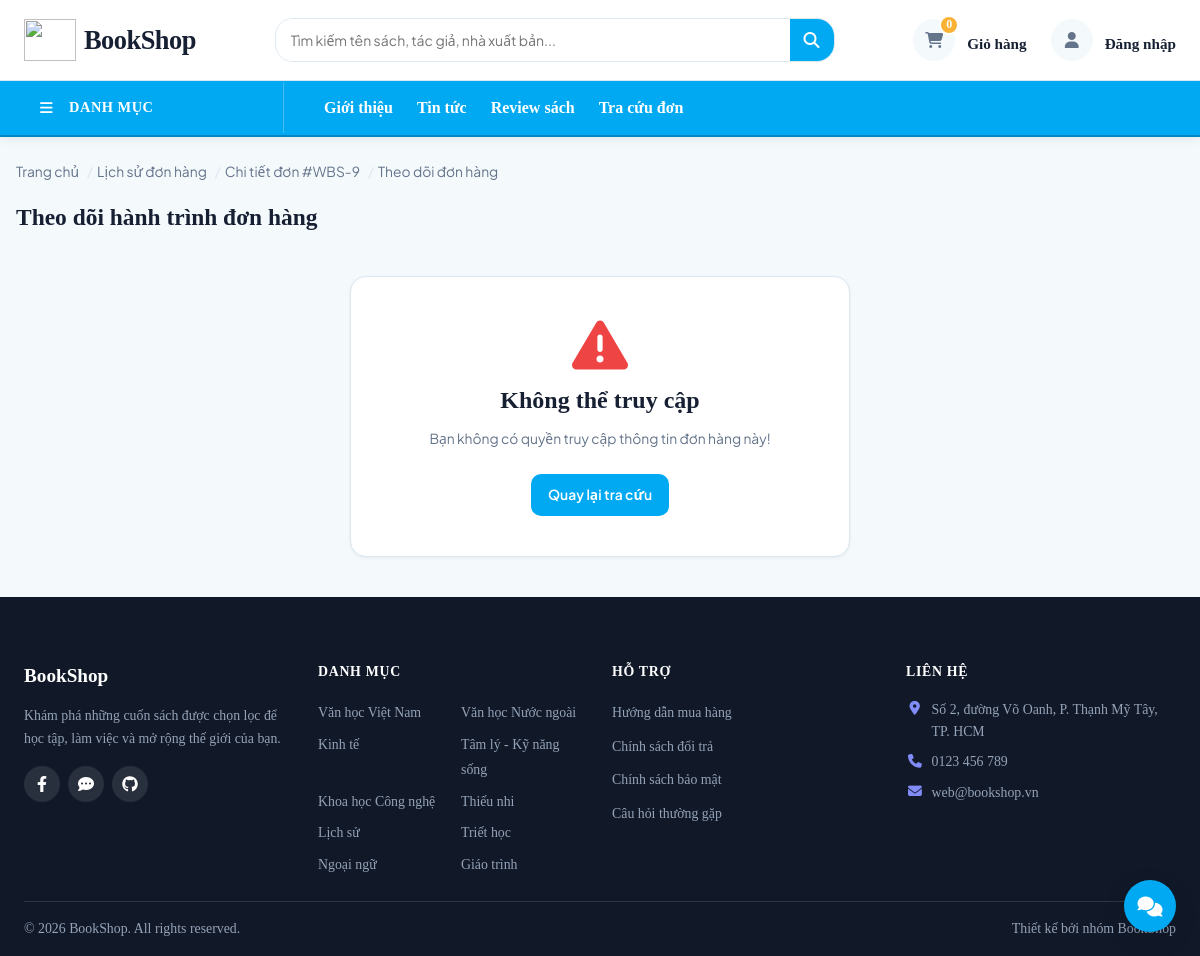
/cart/tracking.php?id=9, run on the app's committed database.
### tables this page shows
CREATE TABLE `payment` (
  `PaymentID` int(11) NOT NULL AUTO_INCREMENT,
  `OrderID` int(11) DEFAULT NULL,
  `PaymentMethod` varchar(50) NOT NULL,
  `PaymentStatus` enum('Pending','Completed','Failed','Refunded') DEFAULT 'Pending',
  `PaymentDate` datetime DEFAULT NULL,
  PRIMARY KEY (`PaymentID`),
  KEY `fk_payment_order` (`OrderID`),
  CONSTRAINT `fk_payment_order` FOREIGN KEY (`OrderID`) REFERENCES `order` (`OrderID`) ON DELETE CASCADE
);

CREATE TABLE `order` (
  `OrderID` int(11) NOT NULL AUTO_INCREMENT,
  `CustomerID` int(11) DEFAULT NULL,
  `EmployeeID` int(11) DEFAULT NULL,
  `VoucherID` int(11) DEFAULT NULL,
  `OrderDate` datetime DEFAULT current_timestamp(),
  `ShippingAddress` text NOT NULL,
  `OrderStatus` enum('Pending','Processing','Shipped','Delivered','Cancelled') DEFAULT 'Pending',
  `TotalAmount` decimal(15,2) NOT NULL,
  `Note` text DEFAULT NULL,
  PRIMARY KEY (`OrderID`),
  KEY `fk_order_user` (`CustomerID`),
  KEY `fk_order_voucher` (`VoucherID`),
  KEY `fk_order_employee` (`EmployeeID`),
  CONSTRAINT `fk_order_employee` FOREIGN KEY (`EmployeeID`) REFERENCES `user` (`CustomerID`) ON DELETE SET NULL,
  CONSTRAINT `fk_order_user` FOREIGN KEY (`CustomerID`) REFERENCES `user` (`CustomerID`) ON DELETE CASCADE,
  CONSTRAINT `fk_order_voucher` FOREIGN KEY (`VoucherID`) REFERENCES `voucher` (`VoucherID`) ON DELETE SET NULL
);

CREATE TABLE `category` (
  `CategoryID` int(11) NOT NULL AUTO_INCREMENT,
  `CategoryName` varchar(100) NOT NULL,
  `Description` text DEFAULT NULL,
  PRIMARY KEY (`CategoryID`)
);

### config/db.php (called while the page is built, shortened)
<?php
if (!function_exists('url')) {
    function url($path = '')
    {
        return '/BookShop/' . ltrim($path, '/');
    }
}
?>

### cart/tracking.php (the view, shortened to what this page needs)
<?php
require_once '../config/db.php';
$orderId = isset($_GET['id']) ? intval($_GET['id']) : 0;
$inputPhone = isset($_GET['phone']) ? trim($_GET['phone']) : '';
$order = null;
$isAuthorized = false;
$verifyError = '';
if ($orderId > 0) {
    $sql = "
        SELECT o.OrderID, o.CustomerID, o.OrderDate, o.ShippingAddress, o.OrderStatus, p.PaymentMethod
        FROM `order` o
        LEFT JOIN `payment` p ON o.OrderID = p.OrderID
        WHERE o.OrderID = ?
    ";
    $stmt = $conn->prepare($sql);
    $stmt->bind_param("i", $orderId);
    $stmt->execute();
    $res = $stmt->get_result();
    if ($res->num_rows > 0) {
        $order = $res->fetch_assoc();
    }
    if ($order) {
        $currentCustomerId = isset($_SESSION['user']) ? intval($_SESSION['user']['id']) : 0;
        if ($order['CustomerID'] !== null) {
            if ($order['CustomerID'] === $currentCustomerId) {
                $isAuthorized = true;
            } else {
                $verifyError = 'Bạn không có quyền truy cập thông tin đơn hàng này!';
            }
        }
    } else {
        $verifyError = 'Đơn hàng không tồn tại trên hệ thống!';
    }
}
include '../includes/header.php';
?>
<main class="order-container order-tracking-page">
    <ul class="breadcrumbs">
        <li><a href="<?= url('/') ?>">Trang chủ</a></li>
        <li><a href="history.php">Lịch sử đơn hàng</a></li>
        <?php if ($order): ?>
            <li><a href="detail.php?id=<?= $orderId ?>">Chi tiết đơn #WBS-<?= $orderId ?></a></li>
            <li>Theo dõi đơn hàng</li>
        <?php else: ?>
            <li>Tra cứu hành trình đơn hàng</li>
        <?php endif; ?>
    </ul>
    <div class="order-title-section">
        <h1 class="order-title">Theo dõi hành trình đơn hàng</h1>
    </div>
    <?php if (!$order || ($order['CustomerID'] !== null && !$isAuthorized)): ?>
        <?php if ($orderId <= 0): ?>
            <div class="tracking-lookup-card">
                <i class="fa-solid fa-map-location-dot tracking-lookup-card__icon" aria-hidden="true"></i>
                <h2 class="tracking-lookup-card__title">Tra cứu hành trình đơn hàng</h2>
                <p class="tracking-lookup-card__description">Nhập Mã đơn hàng và Số điện thoại đặt hàng để tra cứu hành trình vận chuyển.</p>
                <?php if (!empty($verifyError)): ?>
                    <div class="alert alert--error tracking-alert">
                        <i class="fa-solid fa-circle-exclamation" aria-hidden="true"></i><?= htmlspecialchars($verifyError) ?>
                    </div>
                <?php endif; ?>
                <form method="GET" action="tracking.php" class="tracking-lookup-form">
                <div>
                        <label class="form-label">Mã đơn hàng <span class="required-mark">*</span></label>
                        <input type="number" name="id" class="form-control" placeholder="Ví dụ: 1, 2..." required min="1">
                    </div>
                    <div>
                        <label class="form-label">Số điện thoại nhận hàng <?= isset($_SESSION['user']) ? '<span class="optional-mark">(Không bắt buộc với thành viên)</span>' : '<span class="required-mark">*</span>' ?></label>
                        <input type="text" name="phone" class="form-control" placeholder="Nhập số điện thoại đặt hàng..." <?= isset($_SESSION['user']) ? '' : 'required' ?> value="<?= htmlspecialchars($inputPhone) ?>">
                    </div>
                    <button type="submit" class="btn btn--primary">Tra cứu ngay</button>
                </form>
            </div>
        <?php else: ?>
            <div class="tracking-error-card">
                <i class="fa-solid fa-triangle-exclamation tracking-error-card__icon" aria-hidden="true"></i>
                <h2 class="tracking-error-card__title">Không thể truy cập</h2>
                <p class="tracking-error-card__description"><?= !empty($verifyError) ? htmlspecialchars($verifyError) : 'Đơn hàng không tồn tại hoặc bạn không có quyền truy cập.' ?></p>
                <a href="tracking.php" class="btn btn--primary">Quay lại tra cứu</a>
            </div>
        <?php endif; ?>
    <?php endif; ?>
</main>
<?php include '../includes/footer.php'; ?>
</body>
</html>

### includes/footer.php (shortened to what this page needs)
<?php
$footer_categories = [];
if (isset($global_categories) && is_array($global_categories)) {
    $footer_categories = $global_categories;
}
?>
<footer class="footer">
    <div class="footer__grid">
        <div>
            <div class="footer__brand">BookShop</div>
            <p class="footer__desc">Khám phá những cuốn sách được chọn lọc để học tập, làm việc và mở rộng thế giới của bạn.
            </p>
            <div class="footer__social">
                <a href="#" class="footer__social-link" aria-label="Facebook chưa cấu hình liên kết">
                    <i class="fa-brands fa-facebook-f" aria-hidden="true"></i>
                </a>
                <a href="#" class="footer__social-link" aria-label="Zalo chưa cấu hình liên kết">
                    <i class="fa-solid fa-comment-dots" aria-hidden="true"></i>
                </a>
                <a href="#" class="footer__social-link" aria-label="GitHub chưa cấu hình liên kết">
                    <i class="fa-brands fa-github" aria-hidden="true"></i>
                </a>
            </div>
        </div>
        <div>
            <div class="footer__title">Danh mục</div>
            <ul class="footer__links footer__category-links">
                <?php foreach ($footer_categories as $category): ?>
                    <li>
                        <a href="<?= url('trangchu/category.php?id=' . (int) $category['CategoryID']) ?>" class="footer__link">
                            <?= htmlspecialchars($category['CategoryName']) ?>
                        </a>
                    </li>
                <?php endforeach; ?>
            </ul>
        </div>
        <div>
            <div class="footer__title">Hỗ trợ</div>
            <ul class="footer__links">
                <li><a href="#" class="footer__link">Hướng dẫn mua hàng</a></li>
                <li><a href="#" class="footer__link">Chính sách đổi trả</a></li>
                <li><a href="#" class="footer__link">Chính sách bảo mật</a></li>
                <li><a href="#" class="footer__link">Câu hỏi thường gặp</a></li>
            </ul>
        </div>
        <div>
            <div class="footer__title">Liên hệ</div>
            <ul class="footer__contact-list">
                <li class="footer__contact-item">
                    <i class="fa-solid fa-location-dot footer__contact-icon" aria-hidden="true"></i>
                    <span>Số 2, đường Võ Oanh, P. Thạnh Mỹ Tây, TP. HCM</span>
                </li>
                <li class="footer__contact-item">
                    <i class="fa-solid fa-phone footer__contact-icon" aria-hidden="true"></i>
                    <a class="footer__contact-link" href="tel:0909123456">0123 456 789</a>
                </li>
                <li class="footer__contact-item">
                    <i class="fa-solid fa-envelope footer__contact-icon" aria-hidden="true"></i>
                    <a class="footer__contact-link" href="mailto:hello@bookshop.vn">web@bookshop.vn</a>
                </li>
            </ul>
        </div>
    </div>
    <div class="footer__bottom">
        <span>© <?= date('Y') ?> BookShop. All rights reserved.</span>
        <span>Thiết kế bởi nhóm BookShop</span>
    </div>
</footer><div class="bookshop-chatbot" data-chatbot><button type="button" class="bookshop-chatbot__toggle" data-chatbot-toggle aria-expanded="false" aria-controls="bookshop-chatbot-panel" aria-label="Mở hỗ trợ BookShop"><i class="fa-solid fa-comments" aria-hidden="true"></i></button></div>

### assets/css/variables.css (style rules this page uses)
:root { --navbar-bg: #ffffff; --navbar-text: #172033; --navbar-muted: #64748b; --navbar-border: #dce8ef; --navbar-icon-bg: #f4f9fc; --navbar-focus: rgb(0, 169, 242); --navbar-hover: rgb(0, 135, 195); --footer-bg: #111827; --footer-text: #cbd5e1; --footer-muted: #94a3b8; --footer-border: rgba(255, 255, 255, 0.12); --footer-link-hover: #818cf8; --color-primary-dark: #172033; --color-primary: rgb(0, 169, 242); --color-primary-hover: rgb(0, 135, 195); --color-secondary: #f9b234; --color-accent: rgb(0, 169, 242); --color-accent-dark: rgb(0, 135, 195); --color-background: #f4f9fc; --color-surface: #ffffff; --color-border: #dce8ef; --color-text: #172033; --color-text-light: #64748b; --color-success: #10b981; --color-error: #ef4444; --color-warning: #f59e0b; --color-info: rgb(0, 169, 242); --font-family-base: 'Plus Jakarta Sans', 'Segoe UI', Roboto, Helvetica, Arial, sans-serif; --font-size-base: 16px; --font-size-xxs: 0.733rem; --font-size-sm: 0.866rem; --font-size-md: 1rem; --font-size-lg: 1.2rem; --font-size-xl: 1.466rem; --font-size-xxl: 1.866rem; --font-size-3xl: 2.4rem; --font-weight-normal: 400; --font-weight-medium: 500; --font-weight-bold: 600; --font-weight-extra-bold: 700; --line-height-base: 1.6; --spacing-xxs: 2px; --spacing-xs: 4px; --spacing-sm: 8px; --spacing-md: 16px; --spacing-lg: 24px; --spacing-xl: 40px; --spacing-xxl: 64px; --border-radius-sm: 6px; --border-radius: 10px; --border-radius-lg: 16px; --border-width: 1px; --box-shadow-sm: 0 1px 3px rgba(44, 62, 80, 0.08); --box-shadow-md: 0 4px 12px rgba(44, 62, 80, 0.12); --box-shadow-lg: 0 8px 24px rgba(44, 62, 80, 0.16); --transition-fast: 0.15s cubic-bezier(0.4, 0, 0.2, 1); --transition-base: 0.3s cubic-bezier(0.4, 0, 0.2, 1); --transition-slow: 0.5s cubic-bezier(0.4, 0, 0.2, 1); }
html, body { margin: 0; padding: 0; color: var(--color-text); background-color: var(--color-background); font-family: var(--font-family-base); font-size: var(--font-size-base); font-weight: var(--font-weight-normal); line-height: var(--line-height-base); }
button, input, select, textarea { font: inherit; }
.order-container h1, .order-container h2, .order-container h3 { font-family: "Times New Roman", Times, serif; }
*, *::before, *::after { box-sizing: border-box; }

### assets/css/components/button.css (style rules this page uses)
.btn { display: inline-flex; align-items: center; justify-content: center; gap: var(--spacing-sm); padding: var(--spacing-sm) var(--spacing-md); font-family: var(--font-family-base); font-size: var(--font-size-sm); font-weight: var(--font-weight-bold); line-height: 1.4; text-decoration: none; white-space: nowrap; border: var(--border-width) solid transparent; border-radius: var(--border-radius); cursor: pointer; transition: background-color var(--transition-fast), color var(--transition-fast), border-color var(--transition-fast), box-shadow var(--transition-fast), transform var(--transition-fast); min-height: 42px; }
.btn--primary { background-color: var(--color-primary); color: var(--color-surface); }

### cart/tracking.php (style rules this page uses)
.order-tracking-page { --color-primary: rgb(0, 169, 242); --color-primary-hover: rgb(0, 135, 195); --color-secondary: #f9b234; --color-accent: rgb(0, 169, 242); --color-border: #dce8ef; --color-background: #f4f9fc; --color-text: #172033; --color-text-light: #64748b; }

### includes/footer.php (style rules this page uses)
.bookshop-chatbot { position:fixed;right:24px;bottom:24px;z-index:1000;font-family:var(--font-family-base) }
.bookshop-chatbot__toggle { width:52px;height:52px;border:0;border-radius:50%;background:var(--color-primary);color:#fff;box-shadow:0 8px 22px rgba(15,23,42,.2);cursor:pointer;font-size:20px }

### data on the page
payment: OrderID.CustomerID "Bạn không có quyền truy cập thông tin đơn hàng này!"
category: CategoryName "Văn học Việt Nam"
category: CategoryName "Văn học Nước ngoài"
category: CategoryName "Kinh tế"
category: CategoryName "Tâm lý - Kỹ năng sống"
category: CategoryName "Khoa học Công nghệ"
category: CategoryName "Thiếu nhi"
category: CategoryName "Lịch sử"
category: CategoryName "Triết học"
category: CategoryName "Ngoại ngữ"
category: CategoryName "Giáo trình"

### other printed values
array_sum($_SESSION['cart'] ?? []) "0"
$orderId "9"
